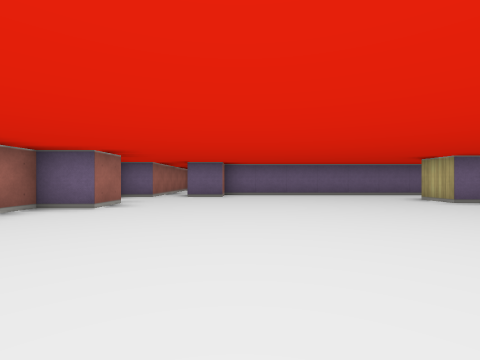
View 1 (above)

12 first-person views from a walk through a cub3D level. The camera is about half as high as the walls, looks level and sees 85° across. The floor is counted in squares. Each view is taken from the middle of a square. On the plan, view 1 faces up. The plan holds only what a view shows up to about 9 squares ahead; the rest is blank.

View 2
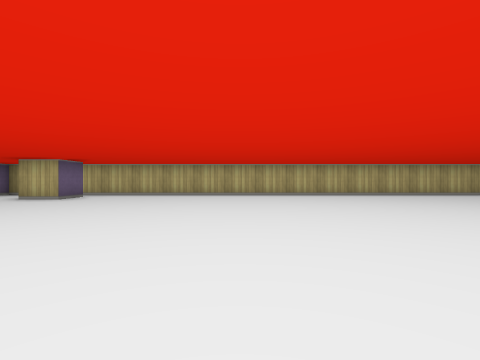

View 3
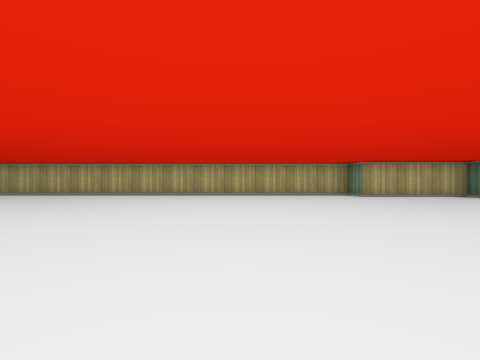

View 4
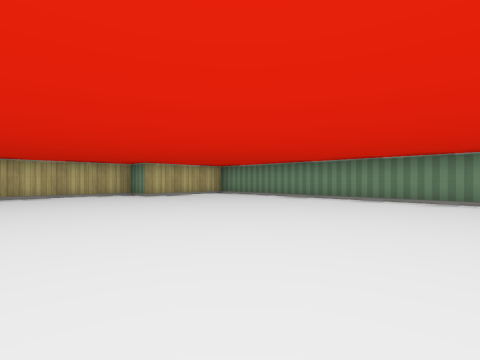

View 5
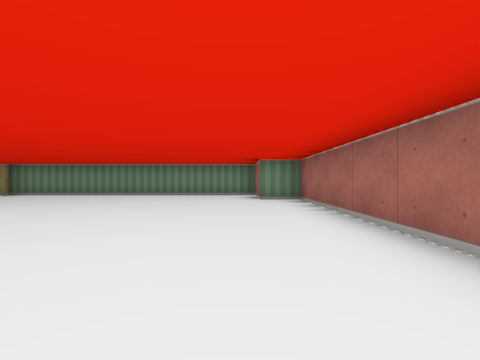

View 6
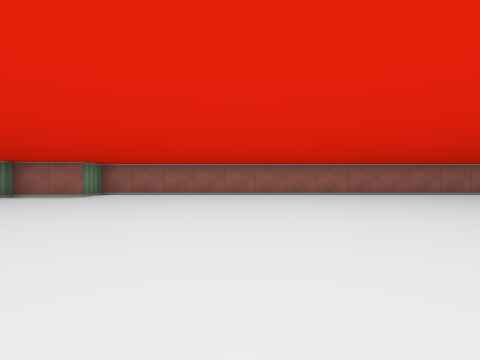

View 7
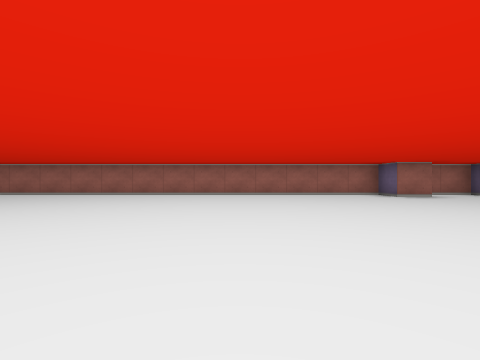

View 8
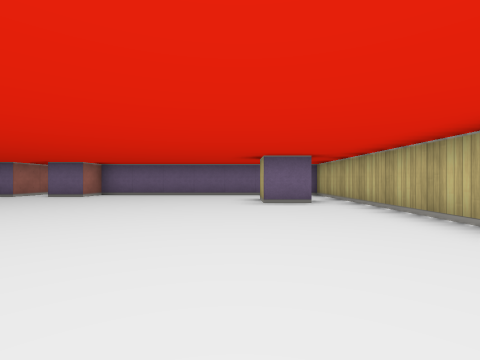

View 9
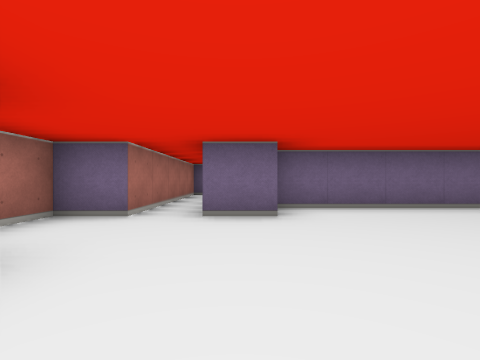

View 10
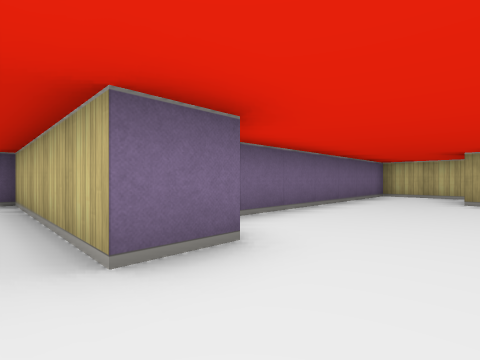

View 11
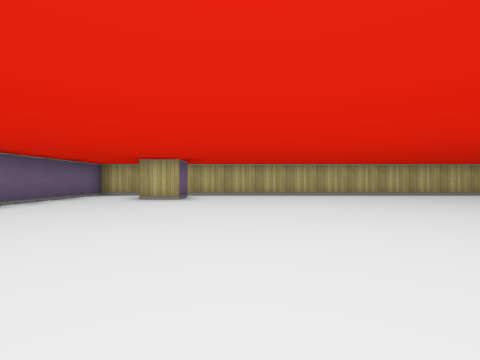

View 12
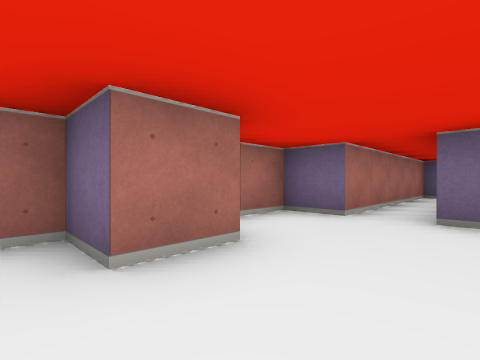

### Floor plan
Points are (right, up) in squares from view 1. A wall is a line through its corners. A room is listed if a view was taken in it or the views show most of it. See-through windows are left out.
Room 1 (views 1, 2, 3, 4, 5, 6, 7, 8, 9, 10, 11, 12)
walls: (-2.5, 5.5) (-2.5, 4.5) (-3.5, 4.5) (-3.5, -10.5) (-2.5, -10.5) (-2.5, -12.5) (5.5, -12.5) (5.5, -9.5) (6.5, -9.5) (6.5, 8.5) (-0.5, 8.5) (-0.5, 7.5) (-1.5, 7.5) (-1.5, 12.5) (-2.5, 12.5) (-2.5, 7.5) (-3.5, 7.5) (-3.5, 6.1); (5.6, 5.5) (4.5, 5.5) (4.5, 6.5)

Positions as (right, up) in squares from view 1, and headings:
1: (0, 0), facing up
2: (-2, 1), facing right
3: (-2, -6), facing right
4: (-2, -6), facing down-right
5: (-2, -4), facing down
6: (5, -6), facing left
7: (5, 0), facing left
8: (4, 0), facing up
9: (-1, 4), facing up
10: (-2, 6), facing up-right
11: (-2, 4), facing right
12: (-1, 4), facing up-left
